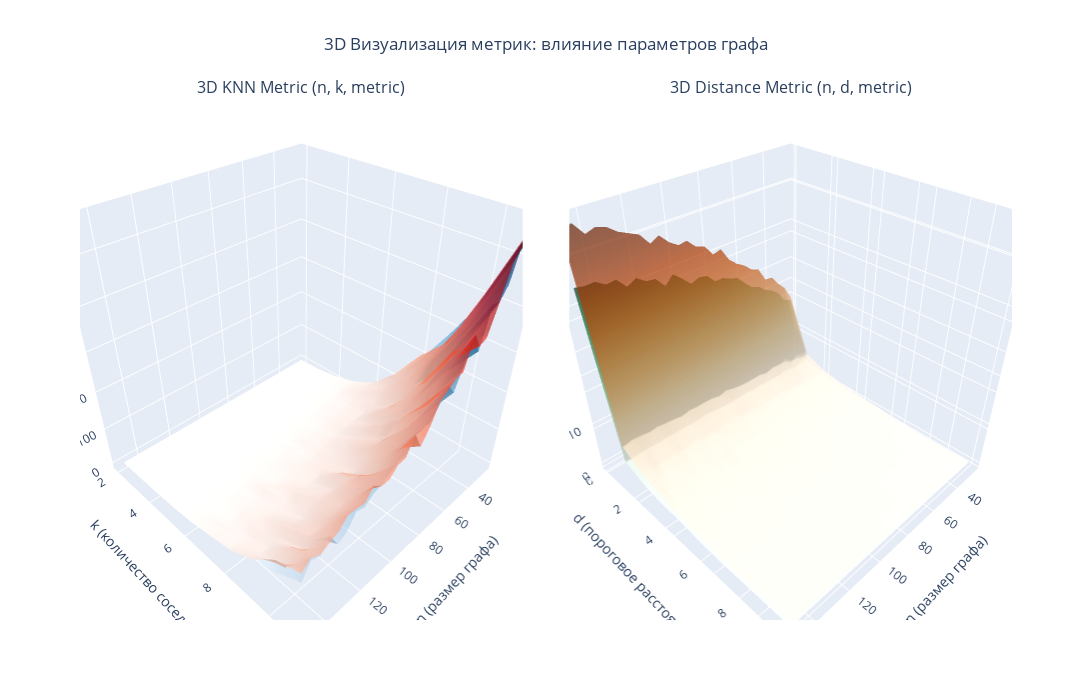

Source (notebook cell):
### Code cell
N_knn: np.ndarray
K_knn: np.ndarray
N_knn, K_knn = np.meshgrid(n, k, indexing="ij")
knn_f_array: np.ndarray = np.array(knn_f)
knn_h_array: np.ndarray = np.array(knn_h)

N_dist: np.ndarray
D_dist: np.ndarray
N_dist, D_dist = np.meshgrid(n, d, indexing="ij")
dist_f_array: np.ndarray = np.array(dist_f)
dist_h_array: np.ndarray = np.array(dist_h)

fig = make_subplots(
    rows=1,
    cols=2,
    specs=[[{"type": "surface"}, {"type": "surface"}]],
    subplot_titles=(
        "3D KNN Metric (n, k, metric)",
        "3D Distance Metric (n, d, metric)",
    ),
    horizontal_spacing=0.05,
)

fig.add_trace(
    go.Surface(
        x=N_knn,
        y=K_knn,
        z=knn_f_array,
        name="KNN f",
        colorscale="Blues",
        opacity=0.7,
        showscale=False,
    ),
    row=1,
    col=1,
)

fig.add_trace(
    go.Surface(
        x=N_knn,
        y=K_knn,
        z=knn_h_array,
        name="KNN h",
        colorscale="Reds",
        opacity=0.7,
        showscale=False,
    ),
    row=1,
    col=1,
)

fig.add_trace(
    go.Surface(
        x=N_dist,
        y=D_dist,
        z=dist_f_array,
        name="Distance f",
        colorscale="Greens",
        opacity=0.7,
        showscale=False,
    ),
    row=1,
    col=2,
)

fig.add_trace(
    go.Surface(
        x=N_dist,
        y=D_dist,
        z=dist_h_array,
        name="Distance h",
        colorscale="Oranges",
        opacity=0.7,
        showscale=False,
    ),
    row=1,
    col=2,
)

fig.update_layout(
    scene=dict(
        xaxis_title="n (размер графа)",
        yaxis_title="k (количество соседей)",
        zaxis_title="Количество треугольников",
        camera=dict(eye=dict(x=1.2, y=1.2, z=1.2)),
    ),
    scene2=dict(
        xaxis_title="n (размер графа)",
        yaxis_title="d (пороговое расстояние)",
        zaxis_title="Минимальное кликовое покрытие",
        camera=dict(eye=dict(x=1.2, y=1.2, z=1.2)),
    ),
    title_text="3D Визуализация метрик: влияние параметров графа",
    title_x=0.5,
    width=1400,
    height=700,
    showlegend=True,
    legend=dict(yanchor="top", y=0.99, xanchor="left", x=0.01),
)

fig.show()

### Figure 1 — Plotly figure (JSON) as saved in the notebook; plotly's stock layout.template omitted (floating-point values rounded to 4 significant figures; data arrays with more than 128 entries replaced by an {"elided": "..."} marker saying what was removed)
{"data": [{"colorscale": [[0, "rgb(247,251,255)"], [0.125, "rgb(222,235,247)"], [0.25, "rgb(198,219,239)"], [0.375, "rgb(158,202,225)"], [0.5, "rgb(107,174,214)"], [0.625, "rgb(66,146,198)"], [0.75, "rgb(33,113,181)"], [0.875, "rgb(8,81,156)"], [1, "rgb(8,48,107)"]], "name": "KNN f", "opacity": 0.7, "scene": "scene", "showscale": false, "type": "surface", "x": {"elided": "27x10 float values"}, "y": {"elided": "27x10 float values"}, "z": {"elided": "27x10 float values"}}, {"colorscale": [[0, "rgb(255,245,240)"], [0.125, "rgb(254,224,210)"], [0.25, "rgb(252,187,161)"], [0.375, "rgb(252,146,114)"], [0.5, "rgb(251,106,74)"], [0.625, "rgb(239,59,44)"], [0.75, "rgb(203,24,29)"], [0.875, "rgb(165,15,21)"], [1, "rgb(103,0,13)"]], "name": "KNN h", "opacity": 0.7, "scene": "scene", "showscale": false, "type": "surface", "x": {"elided": "27x10 float values"}, "y": {"elided": "27x10 float values"}, "z": {"elided": "27x10 float values"}}, {"colorscale": [[0, "rgb(247,252,245)"], [0.125, "rgb(229,245,224)"], [0.25, "rgb(199,233,192)"], [0.375, "rgb(161,217,155)"], [0.5, "rgb(116,196,118)"], [0.625, "rgb(65,171,93)"], [0.75, "rgb(35,139,69)"], [0.875, "rgb(0,109,44)"], [1, "rgb(0,68,27)"]], "name": "Distance f", "opacity": 0.7, "scene": "scene2", "showscale": false, "type": "surface", "x": {"elided": "27x10 float values"}, "y": {"elided": "27x10 float values"}, "z": {"elided": "27x10 float values"}}, {"colorscale": [[0, "rgb(255,245,235)"], [0.125, "rgb(254,230,206)"], [0.25, "rgb(253,208,162)"], [0.375, "rgb(253,174,107)"], [0.5, "rgb(253,141,60)"], [0.625, "rgb(241,105,19)"], [0.75, "rgb(217,72,1)"], [0.875, "rgb(166,54,3)"], [1, "rgb(127,39,4)"]], "name": "Distance h", "opacity": 0.7, "scene": "scene2", "showscale": false, "type": "surface", "x": {"elided": "27x10 float values"}, "y": {"elided": "27x10 float values"}, "z": {"elided": "27x10 float values"}}], "layout": {"annotations": [{"font": {"size": 16}, "showarrow": false, "text": "3D KNN Metric (n, k, metric)", "x": 0.2375, "xanchor": "center", "xref": "paper", "y": 1, "yanchor": "bottom", "yref": "paper"}, {"font": {"size": 16}, "showarrow": false, "text": "3D Distance Metric (n, d, metric)", "x": 0.7625, "xanchor": "center", "xref": "paper", "y": 1, "yanchor": "bottom", "yref": "paper"}], "height": 700, "legend": {"x": 0.01, "xanchor": "left", "y": 0.99, "yanchor": "top"}, "scene": {"camera": {"eye": {"x": 1.2, "y": 1.2, "z": 1.2}}, "domain": {"x": [0, 0.475], "y": [0, 1]}, "xaxis": {"title": {"text": "n (размер графа)"}}, "yaxis": {"title": {"text": "k (количество соседей)"}}, "zaxis": {"title": {"text": "Количество треугольников"}}}, "scene2": {"camera": {"eye": {"x": 1.2, "y": 1.2, "z": 1.2}}, "domain": {"x": [0.525, 1], "y": [0, 1]}, "xaxis": {"title": {"text": "n (размер графа)"}}, "yaxis": {"title": {"text": "d (пороговое расстояние)"}}, "zaxis": {"title": {"text": "Минимальное кликовое покрытие"}}}, "showlegend": true, "title": {"text": "3D Визуализация метрик: влияние параметров графа", "x": 0.5}, "width": 1400}}
